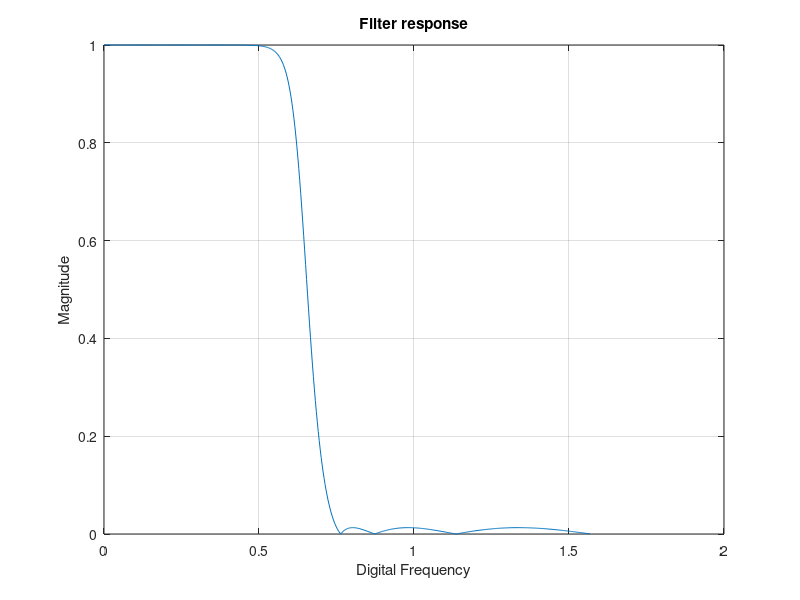
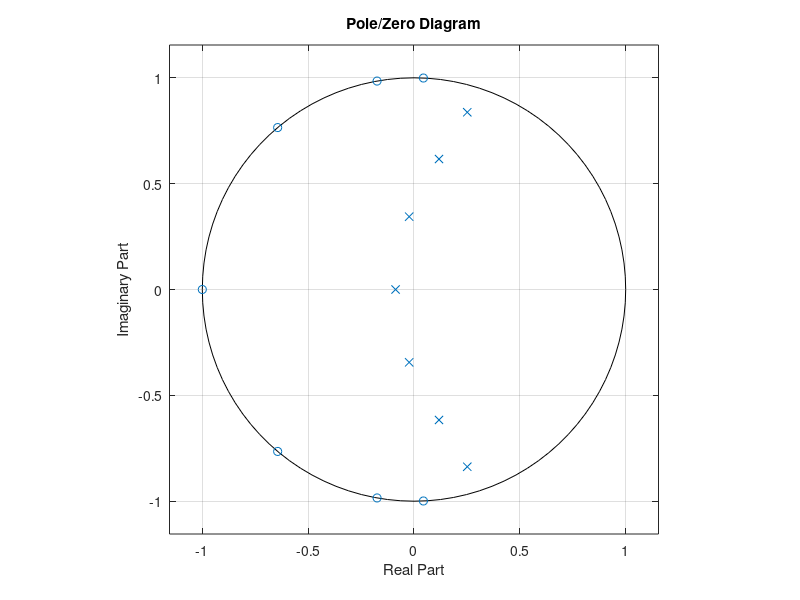

The MATLAB script that drew these images, in order:
function digital_iir_filter_chebyshev2

  load('filter_specifications.mat');

  Wp = Fp*2;
  [N,Wp] = cheb2ord(Wp,Ws,-20*log10(1-delta),-20*log10(delta));
  [Bk,Ak] = cheby2(N+2,-20*log10(delta),Wp);
  [H,W] = freqz(Bk, Ak, Num_Points);

  figure(1)
  plot(W/2,abs(H));
  xlabel('Digital Frequency');
  ylabel('Magnitude');
  title('Filter response');
  disp('Chebyshev II Filter Design');
  disp('Bk:'); disp(Bk);
  disp('Ak:'); disp(Ak);
  disp('Filter length: '); disp(N+2);
  grid on;

  figure(2)
  zplane(Bk,Ak);
  xlabel('Real Part');
  ylabel('Imaginary Part');
  title('Pole/Zero Diagram');
  grid on;
